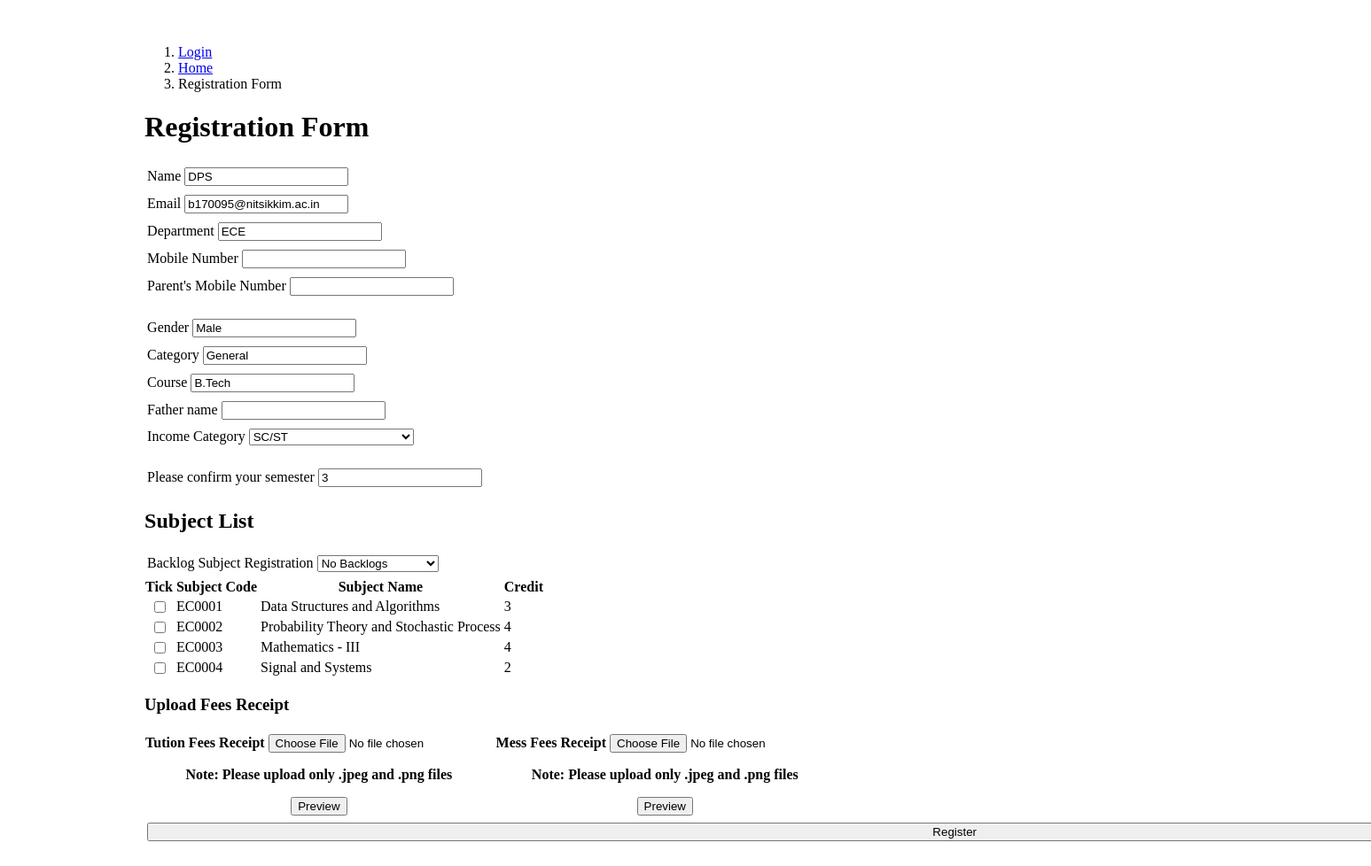
/student_portal/registration/sem_reg.php, run on the app's committed database.
### tables this page shows
CREATE TABLE `semreg` (
  `name` varchar(255) NOT NULL,
  `roll` varchar(255) DEFAULT NULL,
  `email` varchar(255) DEFAULT NULL,
  `gender` text NOT NULL,
  `category` varchar(255) NOT NULL,
  `dob` int(255) NOT NULL,
  `course` varchar(255) NOT NULL,
  `branch` varchar(255) NOT NULL,
  `current_sem` int(255) NOT NULL,
  `subject_code` varchar(255) NOT NULL,
  `subjects` varchar(255) DEFAULT NULL
);

CREATE TABLE `semsubjects` (
  `department` varchar(255) NOT NULL,
  `semester` int(11) NOT NULL,
  `subject_code` varchar(255) NOT NULL,
  `subject_name` varchar(255) NOT NULL,
  `subject_credit` int(255) NOT NULL
);

### student_portal/registration/sem_reg.php (the view, shortened to what this page needs)
<head>
</head>
<?php
$roll = 'B170095EC';
$department = 'ECE';
mysqli_select_db($con, 'dss');
$sql = "SELECT * FROM semreg WHERE roll = '$roll'";
$result = mysqli_query($con, $sql) or die(mysqli_error($con));
$row = mysqli_fetch_array($result);
$sqlsem = "SELECT * FROM semsubjects WHERE department = '$department'";
$resultsem = mysqli_query($con, $sqlsem) or die(mysqli_error($con));
?>
<div class="container-fluid" style="width:80%;margin:auto;margin-top:50px;">
    <div class="row">
        <ol class="breadcrumb">
            <li><a href="#">Login</a></li>
            <li><a href="#">Home</a></li>
            <li class="active">Registration Form</li>
        </ol>
        <legend><h1 class="text-center">Registration Form</h1></legend>
        <div class="col-sm-6">
            <form action="auth.php" method="POST" >
                <div class="input-group ">
                    <span class="input-group-addon">Name</span>
                    <input type="text" class="form-control" name="name" value="<?php echo $row['name']?>" required>
                </div>
                <div class="input-group ">
                    <span class="input-group-addon">Email</span>
                    <input type="email" class="form-control" name="email" value="<?php echo $row['email']?>" required>
                </div>
                <div class="input-group ">
                    <span class="input-group-addon">Department</span>
                    <input type="email" class="form-control" name="email" value="<?php echo $row['branch']?>" required>
                </div>
                <div class="input-group ">
                    <span class="input-group-addon">Mobile Number</span>
                    <input type="number" class="form-control" name="email" required>
                </div>
                <div class="input-group ">
                    <span class="input-group-addon">Parent's Mobile Number</span>
                    <input type="number" class="form-control" name="email" required>
                </div>
            </form>
        </div>
        <div class="col-sm-6">
            <form metho="POST" action="/action_page.php">
                <div class="input-group ">
                    <span class="input-group-addon">Gender</span>
                    <input type="email" class="form-control" name="email" value="<?php echo $row['gender']?>" required>
                </div>
                <div class="input-group ">
                    <span class="input-group-addon">Category</span>
                    <input type="email" class="form-control" name="email" value="<?php echo $row['category']?>" required>
                </div>
                <div class="input-group ">
                    <span class="input-group-addon">Course</span>
                    <input type="email" class="form-control" name="email" value="<?php echo $row['course']?>" required>
                </div>
                <div class="input-group ">
                    <span class="input-group-addon">Father name</span>
                    <input type="email" class="form-control" name="email" required>
                </div>
                <div class="input-group ">
                    <span class="input-group-addon">Income Category</span>
                    <select class="form-control" name="dept">
                        <option>SC/ST</option>
                    </select>
                </div>
            </form>
        </div>
        <div class="input-group ">
            <span class="input-group-addon">Please confirm your semester</span>
            <input type="email" class="form-control" name="email" value="<?php $sem =++$row['current_sem']; echo $sem;?>" required>
        </div>
        <legend><h2 class="text-center">Subject List</h2></legend>
            <div class="input-group ">
                <span class="input-group-addon">Backlog Subject Registration</span>
                <select class="form-control" name="semreg" id="sel1" onchange="hide(this);"> -->
                    <option><button onclick="toggleClock()">No Backlogs</button></option>
                </select>
            </div>
        <div id="noBackLog" style="display:block;">
        <table class="table table-striped table-responsive">
            <tr>
                <th>Tick</th>
                <th> Subject Code </th>
                <th> Subject Name </th>
                <th>Credit</th>
            </tr>
            <?php
            while($rowsem = mysqli_fetch_array($resultsem)){
            ?>
            <tr>
                <th><div class="checkbox"><label><input type="checkbox"></label></div></th>
                <td><?php echo $rowsem['subject_code'];?></td>
                <td><?php echo $rowsem['subject_name'];?></td>
                <td><?php echo $rowsem['subject_credit'];?></td>
            </tr>
            <?php } ?>
       </table>
     </div>
       <legend><h3 class="text-center">Upload Fees Receipt</h3></legend>
       <div style="padding-left:0%">
            <table class="table table-responsive table-bordered" >
                    <form action="#" method="post">
                        <tr>
                        <th>
                                <div class="form-group">
                                    <label for="exampleFormControlFile1">Tution Fees Receipt</label>
                                    <input type="file" class="form-control-file" id="exampleFormControlFile1">
                                </div>
                                <p><strong>Note:</strong> Please upload only .jpeg and .png files</p>
                                <button class="btn btn-primary">Preview</button>
                        </th>
                        <th>
                                <div class="form-group">
                                <label for="exampleFormControlFile1">Mess Fees Receipt</label>
                                <input type="file" class="form-control-file" id="exampleFormControlFile1">
                                </div>
                                <p><strong>Note:</strong> Please upload only .jpeg and .png files</p>
                                <button class="btn btn-primary">Preview</button>
                        </th>
                        </tr>
                    </form>
            </table>
        </div>
        <div class="input-group ">
            <button type="submit" style="width:150%; margin-bottom:30%;" class="btn btn-success">Register</button>
        </div>
    </div>
</div>

### student_portal/registration/sem_reg.php (style rules this page uses)
.input-group { padding:5px; margin:auto; }

### data on the page
semreg: name "DPS", email "b170095@nitsikkim.ac.in", email "ECE", email "Male", email "General", email "B.Tech"
semsubjects: subject_code "EC0001", subject_name "Data Structures and Algorithms", subject_credit "3"
semsubjects: subject_code "EC0002", subject_name "Probability Theory and Stochastic Process", subject_credit "4"
semsubjects: subject_code "EC0003", subject_name "Mathematics - III", subject_credit "4"
semsubjects: subject_code "EC0004", subject_name "Signal and Systems", subject_credit "2"
